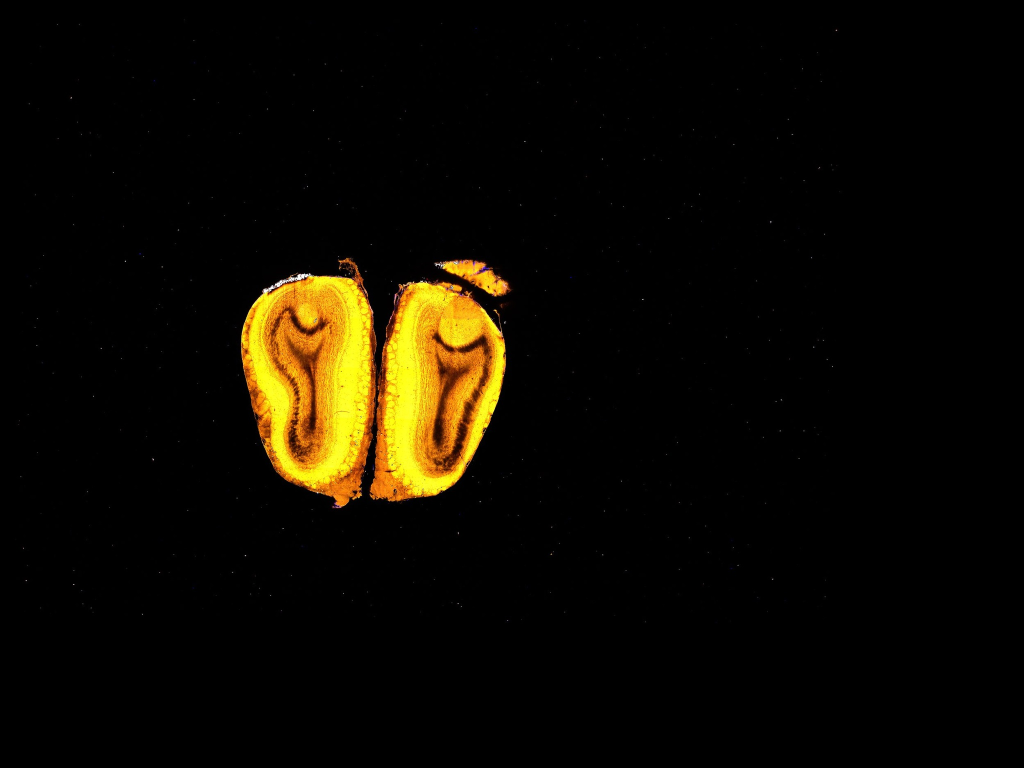
#> input picture slicebench/data/images/coronal/allen_connectivity/540685246/540685400.jpg, 2048 x 1536 px, given in place of view.jpg, which was not available (shown at 1/2 size)
$ python make_figures.py ../../../slicebench/data/images/coronal/allen_connectivity/540685246/540685400.jpg ../../../slicebench/data/images/coronal/allen_dev_coronal/P14__100093542/101525518.jpg
#> lines starting #> are read from the running program, lines starting #| are printed output that depends on the picture; pictures that were not available may be replaced by others from this repository, and a replacement may not be noted
"""Compose the Concepts figures from LangSlice's own saved pictures.

Source: section F1_PHAL_s097 of brain F1 (Kondo et al., EBRAINS,
doi:10.25493/2MX9-3XF, CC BY 4.0), registered by LangSlice's agent; pictures
drawn with `langslice-job JOB look` (overlay with warp none, overlay, section,
positioning). Usage: python compose.py JOB_FOLDER OUT_DIR
"""
import sys
from pathlib import Path

from PIL import Image, ImageDraw, ImageFont

job, out = Path(sys.argv[1]), Path(sys.argv[2])
v = job / "sections/F1_PHAL_s097/views"
linear = Image.open(v / "000244_look_overlay/view.jpg").convert("RGB")
#> linear is the input picture: PIL image 2048x1536 RGB; mean R, G, B 13.7, 10.2, 1.5
warped = Image.open(v / "000248_look_overlay/view.jpg").convert("RGB")
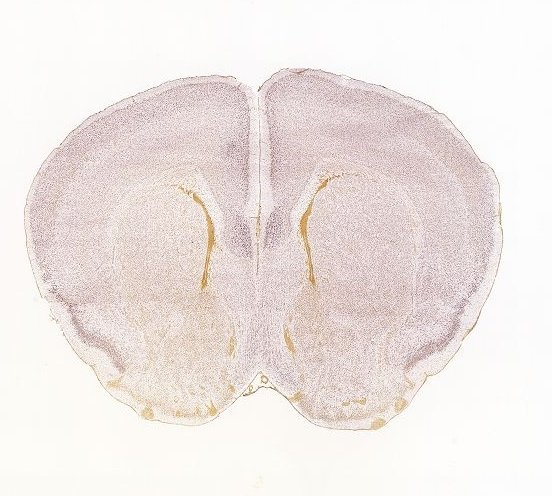
#> input picture slicebench/data/images/coronal/allen_dev_coronal/P14__100093542/101525518.jpg, 552 x 496 px, given in place of view.jpg, which was not available
#> warped is the input picture: PIL image 552x496 RGB; mean R, G, B 238.9, 230.8, 227.9
positioning = Image.open(job / "views/000249_look_positioning/view.jpg").convert("RGB")

FONT = Path("/usr/share/fonts/google-droid-sans-fonts/DroidSans.ttf")
def font(size):
    return ImageFont.truetype(str(FONT), size) if FONT.exists() else ImageFont.load_default()


def label(img, text, size=54):
#> called with text = 'After in-plane alignment', size = 54
    band = round(size * 1.6)
    canvas = Image.new("RGB", (img.width, img.height + band), "white")
#> canvas: PIL image 1240x1086 RGB; every value is 255
    canvas.paste(img, (0, band))
    ImageDraw.Draw(canvas).text((12, 10), text, fill="black", font=font(size))
    return canvas


def row(images, gap=24, height=560):
#> called with gap = 24, height = 560
    scaled = [im.resize((round(im.width * height / im.height), height), Image.LANCZOS)
              for im in images]
#> scaled = 2 items
    w = sum(i.width for i in scaled) + gap * (len(scaled) - 1)
#> w = 1302
    canvas = Image.new("RGB", (w, height), "white")
#> canvas: PIL image 1302x560 RGB; every value is 255
    x = 0
    for im in scaled:
        canvas.paste(im, (x, 0))
        x += im.width + gap
#> this loop made 2 passes
#> x on passes 1 to 2: 663, 1326
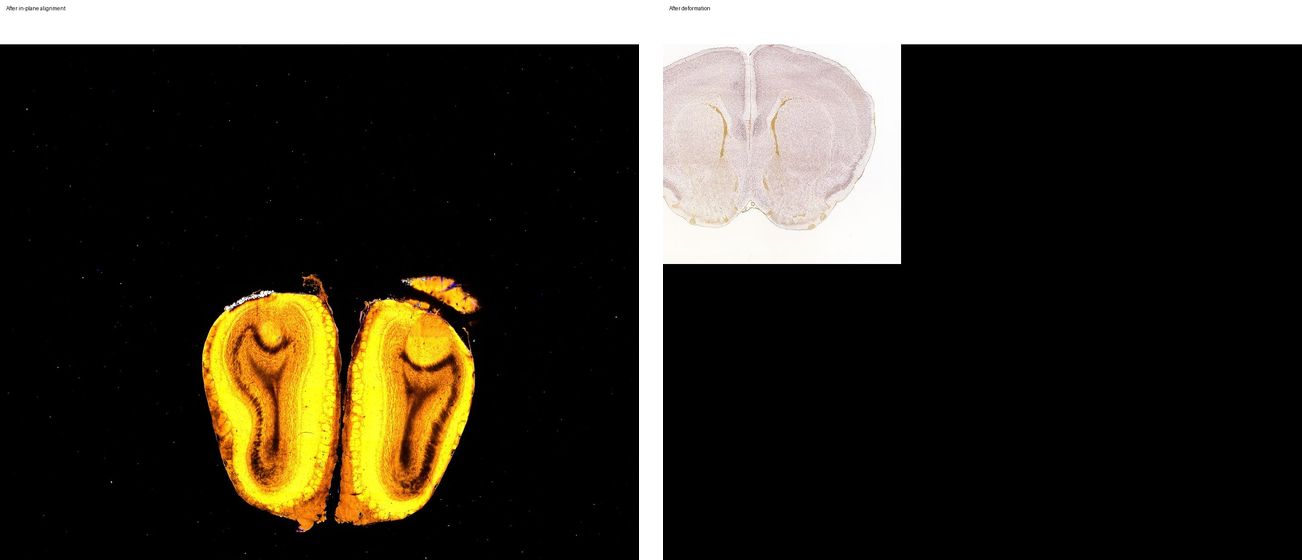
#> canvas: PIL image 1302x560 RGB; mean R, G, B 57.1, 52.3, 42
#> after the loop, x = 1326
    return canvas


# Overlays: 1400x1232 with a caption band at the bottom; crop to the brain.
box = (90, 70, 1330, 1070)
row([
    label(linear.crop(box), "After in-plane alignment"),
    label(warped.crop(box), "After deformation"),
]).save(out / "stages_overlays.jpg", quality=88)

# Positioning: drop the caption line at the bottom.
positioning.crop((0, 0, positioning.width, positioning.height - 30)).save(
    out / "stages_positioning.jpg", quality=88)
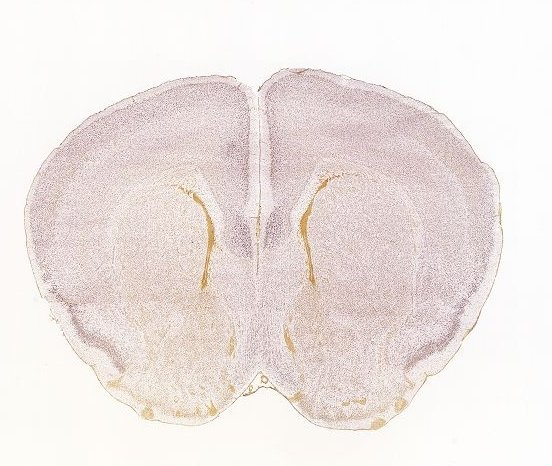
#> saved as stages_positioning.jpg: PIL image 552x466 RGB; mean R, G, B 238, 229.5, 226.7

# Ventricle close-up, linear vs deformed (the same pixels in both overlays).
vbox = (470, 300, 900, 640)
row([label(linear.crop(vbox), "Before deformation", 28),
     label(warped.crop(vbox), "After deformation", 28)], height=460).save(
    out / "check_ventricles.jpg", quality=90)
#> call 3 of label, with text = 'Before deformation', size = 28
#> in label (call 3), `canvas = Image.new("RGB", (img.width, img.height + band), "white")`: canvas: PIL image 430x385 RGB; every value is 255
#> in label (call 3), `canvas.paste(img, (0, band))`:
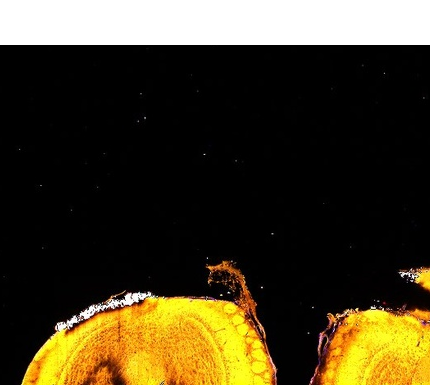
#> canvas: PIL image 430x385 RGB; mean R, G, B 68.9, 60.1, 35.3
#> call 4 of label, with text = 'After deformation', size = 28
#> in label (call 4), `band = round(size * 1.6)`: band = 45
#> in label (call 4), `canvas.paste(img, (0, band))`:
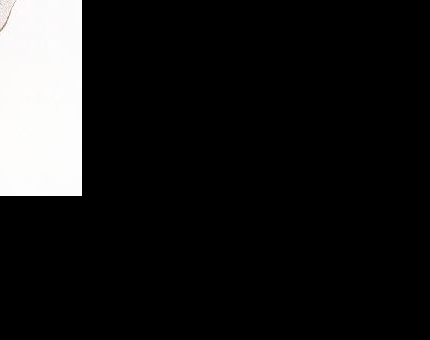
#> img: PIL image 430x340 RGB; mean R, G, B 27.7, 27.6, 27.5
#> in label (call 4), `canvas.paste(img, (0, band))`:
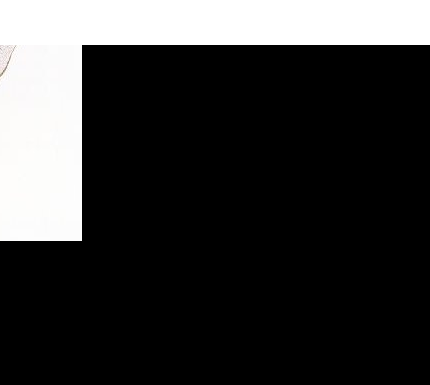
#> canvas: PIL image 430x385 RGB; mean R, G, B 54.3, 54.2, 54.1
#> call 2 of row, with gap = 24, height = 460
#> in row (call 2), `w = sum(i.width for i in scaled) + gap * (len(scaled) - 1)`: w = 1052
#> in row (call 2), `canvas = Image.new("RGB", (w, height), "white")`: canvas: PIL image 1052x460 RGB; every value is 255
#> the loop in row (call 2), `for im in scaled:` made 2 passes
#> x on passes 1 to 2: 538, 1076
#> after the loop in row (call 2), `for im in scaled:`:
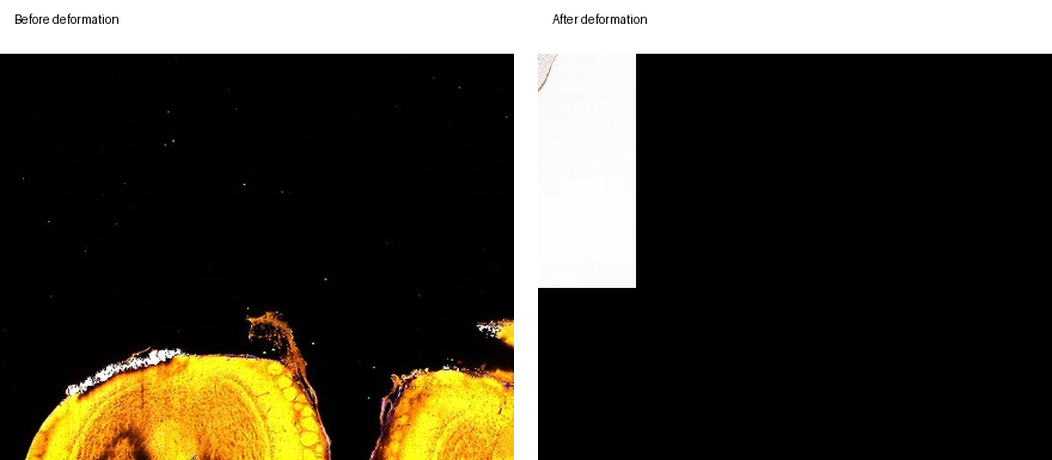
#> canvas: PIL image 1052x460 RGB; mean R, G, B 65.6, 61.3, 49.2
#> after the loop in row (call 2), `for im in scaled:`: x = 1076
print("ok")
